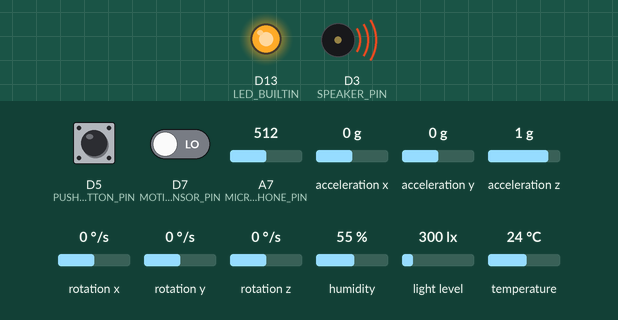
Simulated run of this sketch. Board: Arduino Nano 33 IoT. On the bench: output pins drawn as LEDs (lit = HIGH), buzzer (waves = sounding). The inputs (shaded band) are chosen by the test bench; at power-on: D5 (PUSH_BUTTON_PIN) HIGH, D7 (MOTION_SENSOR_PIN) LOW, A7 (MICROPHONE_PIN) = 512, acceleration x 0 g, acceleration y 0 g, acceleration z 1 g, rotation x 0 °/s, rotation y 0 °/s, rotation z 0 °/s, humidity 55 %, light level 300 lx, temperature 24 °C. What the sketch prints to the serial monitor is not drawn.

Above: at 30.05 s.
At 32.5 s:
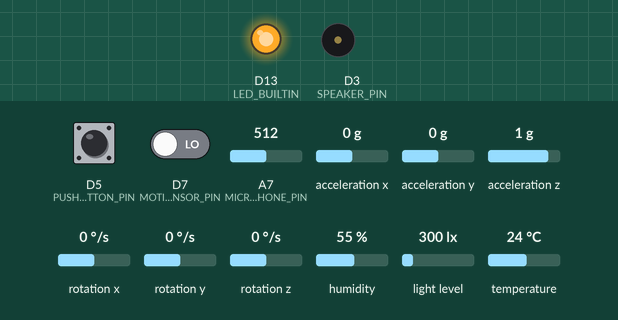
At 35.05 s:
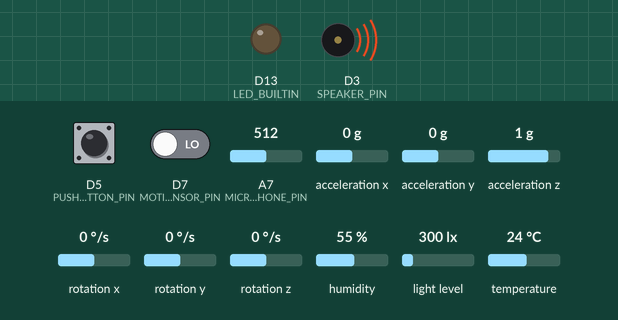
At 37.5 s:
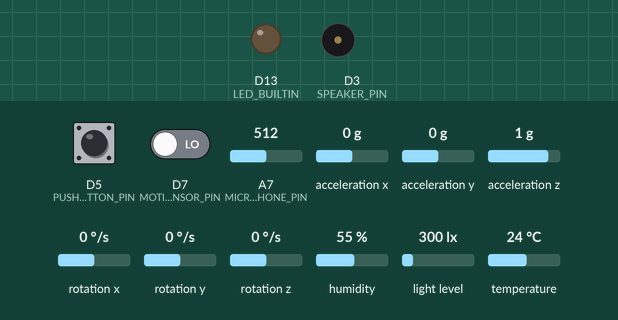
Timing chart, 0 to 43.0 s (numbered marks = the images above):
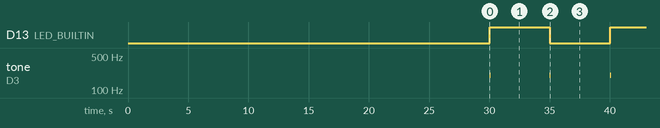

Measured:
- by itself, D13 (LED_BUILTIN): alternates HIGH for 5.0 s and LOW for 5.0 s
- by itself, tone on D3 (SPEAKER_PIN): alternates 200 Hz for 0.05 s and silent for 4.9 s

The sketch:

sanityCheckWholeSystemTasks.ino
```cpp
#include <TaskScheduler.h>

#include "hwPlatform.h"
#include "tasks.h"

HWPlatform hwPlatform;
Scheduler scheduler;

#define PERIOD_TEMP_HUMID_SENSOR_MS   1000
#define PERIOD_ILLUMINANCE_SENSOR_MS  500
#define PERIOD_MOTION_SENSOR_MS       5000
#define PERIOD_MICROPHONE_MS          100
#define PERIOD_IMU_SENSOR_MS          100
#define PERIOD_PUSH_BUTTON_MS         500
#define PERIOD_LED_MS                 5000
#define PERIOD_SPEAKER_MS             5000

Task taskTempHumidSensor(PERIOD_TEMP_HUMID_SENSOR_MS, TASK_FOREVER, &taskTempHumidSensorCallback, &scheduler, true);
Task taskIlluminanceSensor(PERIOD_ILLUMINANCE_SENSOR_MS, TASK_FOREVER, &taskIlluminanceSensorCallback, &scheduler, true);
Task taskMotionSensor(PERIOD_MOTION_SENSOR_MS, TASK_FOREVER, &taskMotionSensorCallback, &scheduler, true);
Task taskMicrophone(PERIOD_MICROPHONE_MS, TASK_FOREVER, &taskMicrophoneCallback, &scheduler, true);
Task taskIMUSensor(PERIOD_IMU_SENSOR_MS, TASK_FOREVER, &taskIMUSensorCallback, &scheduler, true);
Task taskPushButton(PERIOD_PUSH_BUTTON_MS, TASK_FOREVER, &taskPushButtonCallback, &scheduler, true);
Task taskLED(PERIOD_LED_MS, TASK_FOREVER, &taskLEDCallback, &scheduler, true);
Task taskSpeaker(PERIOD_SPEAKER_MS, TASK_FOREVER, &taskSpeakerCallback, &scheduler, true);

void setup()
{
  hwPlatform.begin();
}

void loop()
{
  scheduler.execute();
}
```

hwPlatform.cpp
```cpp
/*
 * The definition of the HWPlatform class used for interfacing with the hardware components (i.e. sensors and actuators)
 */

#include "hwPlatform.h"

// Constructor with no arguments (initializes the needed sensor objects and sets the needed pins)
HWPlatform::HWPlatform():tempHumidSensor(TEMP_HUMID_SENSOR_PIN, TEMP_HUMID_SENSOR_TYPE), pushButton(PUSH_BUTTON_PIN)
{
  pinMode(LED_BUILTIN, OUTPUT);
  pinMode(MOTION_SENSOR_PIN, INPUT);
  pinMode(SPEAKER_PIN, OUTPUT);
}

// Start the modules which need to be started (e.g. serial communication, sensors)
int HWPlatform::begin()
{
  Serial.begin(9600);

  tempHumidSensor.begin();

  bool flagValidLightSensor = lightSensor.begin(BH1750_TO_GROUND);
  if (!flagValidLightSensor)
  {
    Serial.println("Light sensor failed to initialize");
  }
  lightSensor.calibrateTiming();

  Serial.println("Calibrating the motion sensor... ");
  for (int numSec = 0; numSec < MOTION_SENSOR_CALIBR_TIME_SEC; numSec++)
  {
    delay(1000);
    Serial.println(String(numSec + 1) + " sec. out of " + String(MOTION_SENSOR_CALIBR_TIME_SEC) + " sec. passed");
  }
  Serial.println("Calibration of the motion sensor done!");

  bool flagValidIMU = IMU.begin();
  if (!flagValidIMU)
  {
    Serial.println("IMU sensor failed to initialize!");
  }

  return 0;
}

void HWPlatform::toggleBuiltInLED()
{
  digitalWrite(LED_BUILTIN, !digitalRead(LED_BUILTIN));
}

// Get the temperature in Celsius degrees
float HWPlatform::getTemperature()
{
  return tempHumidSensor.readTemperature();
}

// Get the humidity in %
float HWPlatform::getHumidity()
{
  return tempHumidSensor.readHumidity();
}

// Get the heat index in Celsius degrees
float HWPlatform::getHeatIndex()
{
  float temp = tempHumidSensor.readTemperature();
  float humid = tempHumidSensor.readHumidity();
  return tempHumidSensor.computeHeatIndex(temp, humid, false);
}

// Get the state of the push button (0 = state change from released to pressed, 1 = state change from pressed to release, 2 = otherwise)
unsigned char HWPlatform::getPushButtonStatus()
{
  if (pushButton.getSingleDebouncedPress())
  {
    return 0;
  }

  if (pushButton.getSingleDebouncedRelease())
  {
    return 1;
  }

  return 2;
}

// Get the illuminance in lux
float HWPlatform::getIlluminance()
{
  lightSensor.start();
  return lightSensor.getLux();
}

// Get the motion status (TRUE = motion detected, FALSE = no motion detected)
bool HWPlatform::getMotionStatus()
{
  return digitalRead(MOTION_SENSOR_PIN);
}

// Get the sound level (as returned by the ADC, containing the DC bias from the amplifier)
int HWPlatform::getSoundLevel()
{
  return analogRead(MICROPHONE_PIN);
}

// Play a tone on a specific frequency in Hertz and for a specific duration in milliseconds
void HWPlatform::playTone(unsigned int frequencyHz, unsigned long durationMs)
{
  tone(SPEAKER_PIN, frequencyHz, durationMs);
}

// Get the acceleration for each axis in G
void HWPlatform::getAcceleration(float& x, float& y, float& z)
{
  IMU.readAcceleration(x, y, z);
}

// Get the angular velocity for each axis in degrees/second
void HWPlatform::getAngularVelocity(float& x, float& y, float& z)
{
  IMU.readGyroscope(x, y, z);
}
```

hwPlatform.h
```cpp
/*
 * The declaration of the HWPlatform class used for interfacing with the hardware components (i.e. sensors and actuators)
 */

#ifndef HWPLATFORM_H
#define HWPLATFORM_H

// Libraries
#include <Arduino.h>

#include "DHT.h"
#include "Pushbutton.h"
#include "hp_BH1750.h"
#include "Arduino_LSM6DS3.h"

// Defines
#define TEMP_HUMID_SENSOR_PIN           8
#define MOTION_SENSOR_PIN               7
#define PUSH_BUTTON_PIN                 5
#define SPEAKER_PIN                     3
#define MICROPHONE_PIN                  A7

#define TEMP_HUMID_SENSOR_TYPE          DHT11
#define MOTION_SENSOR_CALIBR_TIME_SEC   30

// HWPlatform class declaration
class HWPlatform
{
  // Members
  private:
    DHT tempHumidSensor;
    Pushbutton pushButton;
    hp_BH1750 lightSensor;

  // Methods
  public:
    // Constructor with no arguments (initializes the needed sensor objects and sets the needed pins)
    HWPlatform();
    // Start the modules which need to be started (e.g. serial communication, sensors)
    int begin();
    // Toggle the built-in LED
    void toggleBuiltInLED();
    // Get the temperature in Celsius degrees
    float getTemperature();
    // Get the humidity in %
    float getHumidity();
    // Get the heat index in Celsius degrees
    float getHeatIndex();
    // Get the state of the push button (0 = state change from released to pressed, 1 = state change from pressed to release, 2 = otherwise)
    unsigned char getPushButtonStatus();
    // Get the illuminance in lux
    float getIlluminance();
    // Get the motion status (TRUE = motion detected, FALSE = no motion detected)
    bool getMotionStatus();
    // Get the sound level (as returned by the ADC, containing the DC bias from the amplifier)
    int getSoundLevel();
    // Play a tone on a specific frequency in Hertz and for a specific duration in milliseconds
    void playTone(unsigned int frequencyHz, unsigned long durationMs);
    // Get the acceleration for each axis in G
    void getAcceleration(float& x, float& y, float& z);
    // Get the angular velocity for each axis in degrees/second
    void getAngularVelocity(float& x, float& y, float& z);
};

#endif
```

tasks.cpp
```cpp
/*
 * The definition of the tasks callback functions for all the sensors
 */

#include "tasks.h"

void taskTempHumidSensorCallback()
{
  // Temperature and humidity sensor
  float temp = hwPlatform.getTemperature();
  float humid = hwPlatform.getHumidity();
  float heatIndex = hwPlatform.getHeatIndex();

  if (isnan(temp) || isnan(humid))
  {
    Serial.println("Failed to read from the DHT11 sensor!");
  }
  else
  {
    Serial.print("Temperature: " + String(temp) + " deg C; ");
    Serial.print("Humidity: " + String(humid) + " %; ");
    Serial.print("Heat index: " + String(heatIndex) + " deg C; ");
    Serial.println();
  }
}

void taskIlluminanceSensorCallback()
{
  float illuminance = hwPlatform.getIlluminance();
  Serial.print("Illuminance: " + String(illuminance) + " lux");
  Serial.println();
}

void taskMotionSensorCallback()
{
  bool motion = hwPlatform.getMotionStatus();
  if (motion)
  {
    Serial.print("Motion");
  }
  else
  {
    Serial.print("No Motion");
  }
  Serial.println();
}

void taskMicrophoneCallback()
{
  int soundLevel = hwPlatform.getSoundLevel();
  Serial.print("Sound level: " + String(soundLevel));
  Serial.println();
}

void taskIMUSensorCallback()
{
  float x, y, z;
  hwPlatform.getAcceleration(x, y, z);
  Serial.print("AccX: " + String(x) + " G; " + "AccY: " + String(y) + " G; " + "AccZ: " + String(z) + " G; ");
  Serial.println();
  hwPlatform.getAngularVelocity(x, y, z);
  Serial.print("AngVelX: " + String(x) + " deg/sec; " + "AngVelY: " + String(y) + " deg/sec; " + "AngVelZ: " + String(z) + " deg/sec; ");
  Serial.println();
}

void taskPushButtonCallback()
{
  unsigned char pushButtonStatus = hwPlatform.getPushButtonStatus();
  if (pushButtonStatus == 0)
  {
    Serial.print("The push button was pressed");
  }
  else if (pushButtonStatus == 1)
  {
    Serial.print("The push button was released");
  }
  else
  {
    Serial.print("The push button is in the same state");
  }
  Serial.println();
}

void taskLEDCallback()
{
  hwPlatform.toggleBuiltInLED();
}

void taskSpeakerCallback()
{
  hwPlatform.playTone(200, 50);
}
```

tasks.h
```cpp
/*
 * The declaration of the tasks callback functions for all the sensors
 */

#ifndef TASKS_H
#define TASKS_H

#include "hwPlatform.h"

extern HWPlatform hwPlatform;

void taskTempHumidSensorCallback();
void taskIlluminanceSensorCallback();
void taskMotionSensorCallback();
void taskMicrophoneCallback();
void taskIMUSensorCallback();
void taskPushButtonCallback();
void taskLEDCallback();
void taskSpeakerCallback();

#endif
```
